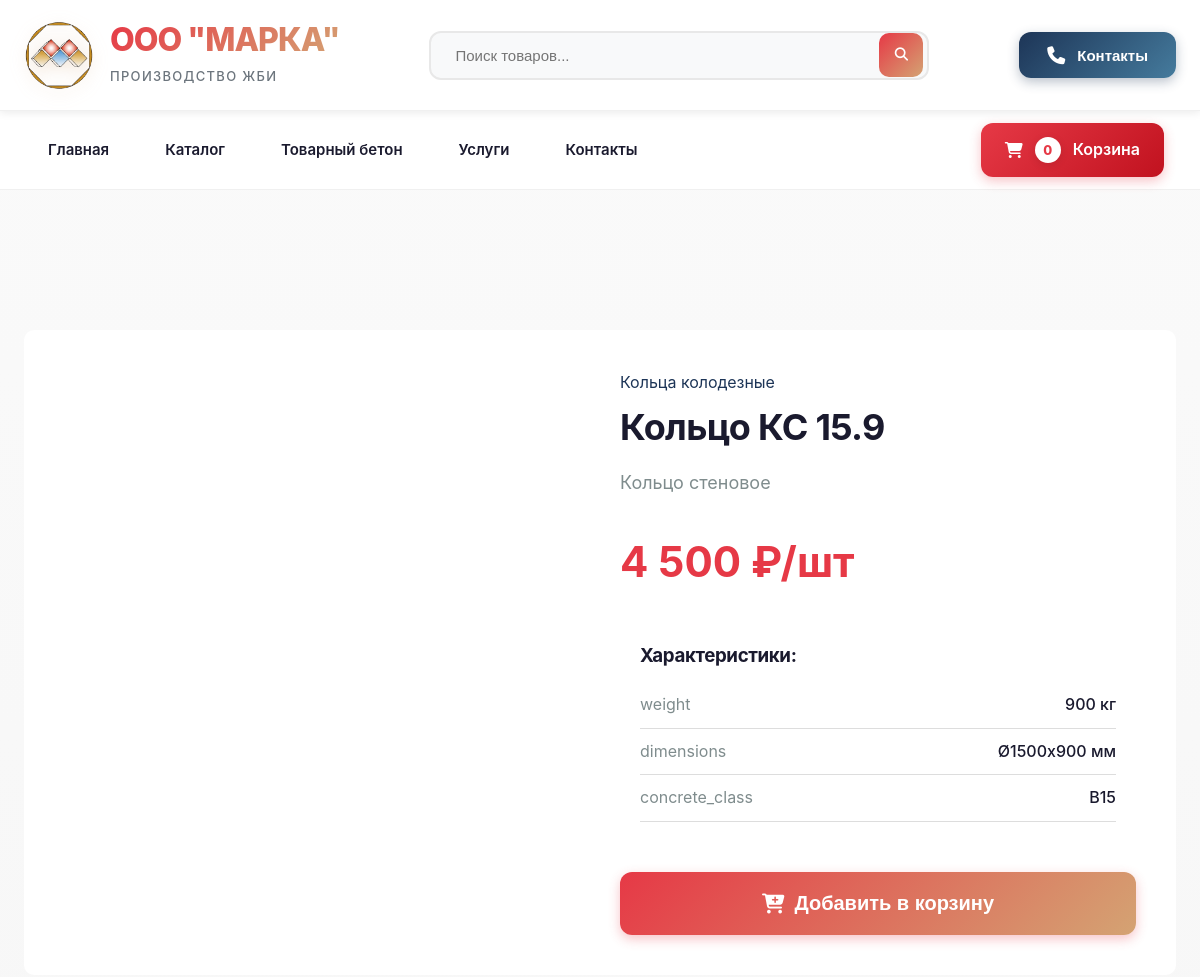
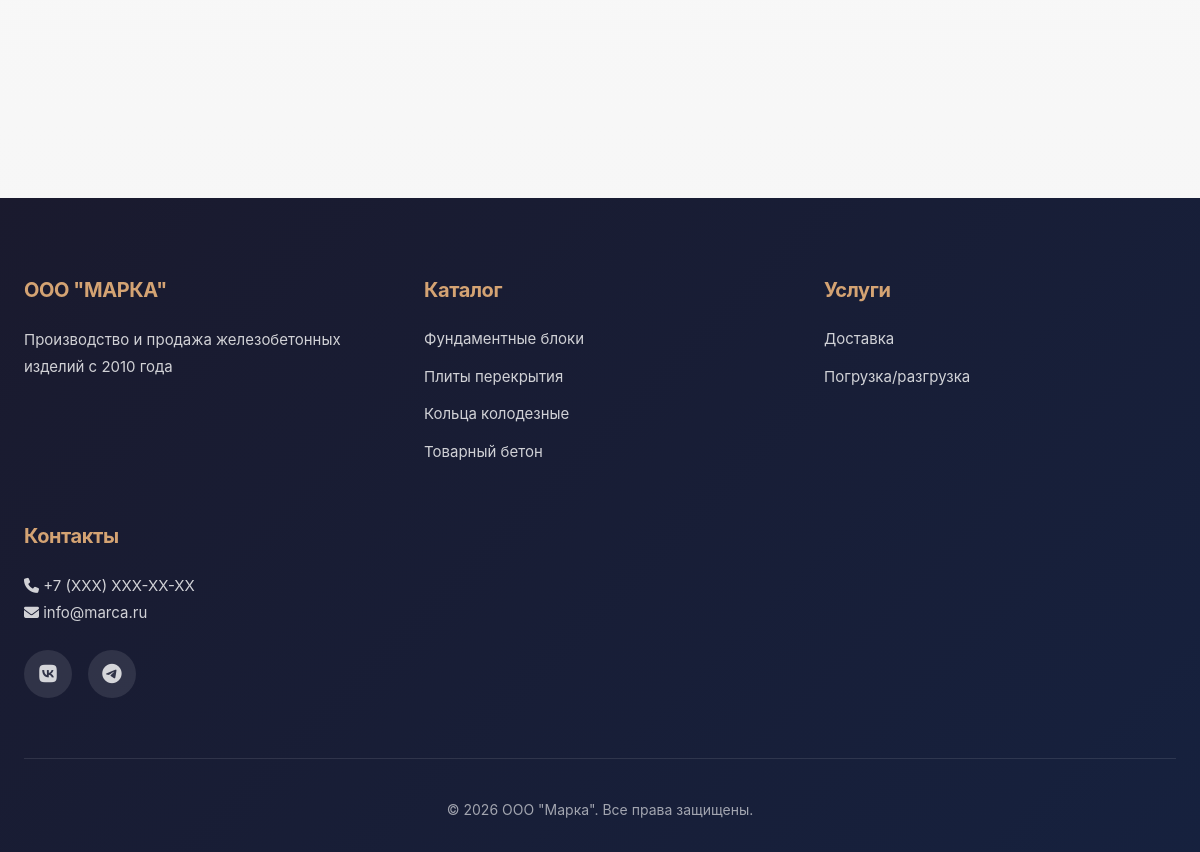
The app's page /product.php?slug=ks-15-9 with its own data (2 pictures, top to bottom).
### tables this page shows
CREATE TABLE products (
                          id INT AUTO_INCREMENT PRIMARY KEY,
                          category_id INT,
                          name VARCHAR(255) NOT NULL,
                          slug VARCHAR(255) NOT NULL,
                          description TEXT,
                          price DECIMAL(10, 2) NOT NULL,
                          unit VARCHAR(50) DEFAULT 'шт',
                          image VARCHAR(255),
                          specifications JSON,
                          in_stock BOOLEAN DEFAULT TRUE,
                          created_at TIMESTAMP DEFAULT CURRENT_TIMESTAMP
);

CREATE TABLE categories (
                            id INT AUTO_INCREMENT PRIMARY KEY,
                            name VARCHAR(255) NOT NULL,
                            slug VARCHAR(255) NOT NULL,
                            description TEXT
);

### includes/functions.php (called while the page is built, shortened)
<?php
function getProduct($pdo, $slug) {
    $stmt = $pdo->prepare("
        SELECT p.*, c.name as category_name
        FROM products p
        LEFT JOIN categories c ON p.category_id = c.id
        WHERE p.slug = ?
    ");
    $stmt->execute([$slug]);
    return $stmt->fetch();
}
?>

### product.php (the view, shortened to what this page needs)
<?php
require_once __DIR__ . '/includes/header.php';
$slug = $_GET['slug'] ?? '';
$product = getProduct($pdo, $slug);
?>
    <div class="catalog">
        <div class="container">
            <div style="background: var(--white); border-radius: 10px; padding: 40px; margin-top: 40px;">
                <div style="display: grid; grid-template-columns: 1fr 1fr; gap: 40px;">
                    <div>
                        <div style="height: 400px; background: linear-gradient(135deg, var(--primary-gold) 0%, var(--primary-brown) 100%); border-radius: 10px; display: flex; align-items: center; justify-content: center; font-size: 120px; color: var(--white);">
                            <i class="fas fa-cube"></i>
                        </div>
                    </div>
                    <div>
                        <div style="color: var(--primary-blue); margin-bottom: 10px;">
                            <?php echo htmlspecialchars($product['category_name']); ?>
                        </div>
                        <h1 style="font-size: 36px; margin-bottom: 20px; color: var(--dark);">
                            <?php echo htmlspecialchars($product['name']); ?>
                        </h1>
                        <p style="font-size: 18px; color: #7f8c8d; margin-bottom: 30px;">
                            <?php echo htmlspecialchars($product['description']); ?>
                        </p>
                        <div style="font-size: 42px; color: var(--primary-red); font-weight: bold; margin-bottom: 30px;">
                            <?php echo number_format($product['price'], 0, '.', ' '); ?> ₽/<?php echo htmlspecialchars($product['unit']); ?>
                        </div>
                        <?php if ($product['specifications']): ?>
                            <div style="background: var(--light); padding: 20px; border-radius: 10px; margin-bottom: 30px;">
                                <h3 style="margin-bottom: 15px;">Характеристики:</h3>
                                <?php
                                $specs = json_decode($product['specifications'], true);
                                foreach ($specs as $key => $value): ?>
                                    <div style="display: flex; justify-content: space-between; padding: 10px 0; border-bottom: 1px solid #ddd;">
                                        <span style="color: #7f8c8d;"><?php echo htmlspecialchars($key); ?></span>
                                        <span style="font-weight: 500;"><?php echo htmlspecialchars($value); ?></span>
                                    </div>
                                <?php endforeach; ?>
                            </div>
                        <?php endif; ?>
                        <button class="btn-add-cart" style="padding: 20px; font-size: 20px;"
                                onclick="addToCart(<?php echo $product['id']; ?>, '<?php echo htmlspecialchars($product['name']); ?>', <?php echo $product['price']; ?>)">
                            <i class="fas fa-cart-plus"></i> Добавить в корзину
                        </button>
                    </div>
                </div>
            </div>
        </div>
    </div>
<?php require_once __DIR__ . '/includes/footer.php'; ?>

### css/style.css (style rules this page uses)
* { margin: 0; padding: 0; box-sizing: border-box; }
:root { --primary-red: #E63946; --primary-blue: #1D3557; --accent-gold: #D4A373; --light-gold: #FAEDCD; --warm-brown: #8B5E3C; --dark: #1A1A2E; --darker: #16213E; --gray: #6C757D; --light-gray: #F8F9FA; --white: #FFFFFF; --gradient-primary: linear-gradient(135deg, #E63946 0%, #D4A373 100%); --gradient-blue: linear-gradient(135deg, #1D3557 0%, #457B9D 100%); --gradient-gold: linear-gradient(135deg, #D4A373 0%, #FAEDCD 100%); --shadow-sm: 0 2px 8px rgba(0,0,0,0.08); --shadow-md: 0 8px 24px rgba(0,0,0,0.12); --shadow-lg: 0 16px 48px rgba(0,0,0,0.15); --shadow-hover: 0 12px 36px rgba(230, 57, 70, 0.2); --transition-fast: 0.2s ease; --transition-normal: 0.3s ease; --transition-slow: 0.5s ease; }
body { font-family: 'Inter', -apple-system, BlinkMacSystemFont, 'Segoe UI', Roboto, sans-serif; background: linear-gradient(180deg, #FAFAFA 0%, #F5F5F5 100%); color: var(--dark); line-height: 1.6; overflow-x: hidden; }
h1, h2, h3, h4, h5, h6 { font-weight: 700; line-height: 1.2; letter-spacing: -0.02em; }
.container { max-width: 1280px; margin: 0 auto; padding: 0 24px; }
.catalog { padding: 100px 0; }
.btn-add-cart { width: 100%; padding: 16px; background: var(--gradient-primary); color: var(--white); border: none; border-radius: 12px; cursor: pointer; font-size: 16px; font-weight: 700; transition: all var(--transition-normal); box-shadow: 0 4px 12px rgba(230, 57, 70, 0.3); display: flex; align-items: center; justify-content: center; gap: 10px; }

### records on screen
products: category.name "Кольца колодезные", name "Кольцо КС 15.9", description "Кольцо стеновое", price "4 500", unit "шт", specifications "900 кг", specifications "Ø1500x900 мм", specifications "B15"

### other values on screen
$cartCount "0"
$key "weight"
$key "dimensions"
$key "concrete_class"
ADMIN_PHONE "+7 (XXX) XXX-XX-XX"
ADMIN_EMAIL "info@marca.ru"
